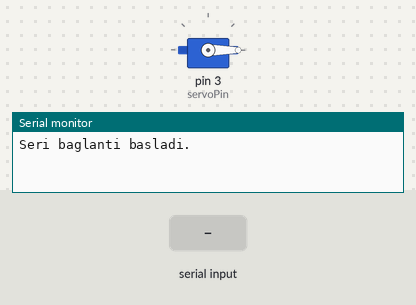
A sketch run on a simulated Arduino Uno, built with avr-gcc and run on an emulated ATmega328P. Shown: servo, the last lines printed to the serial monitor. Inputs (shaded band) come from the test bench.

Above: at 1.2 s.
1.3 s: "90,45\n" received over Serial
At 2.0 s:
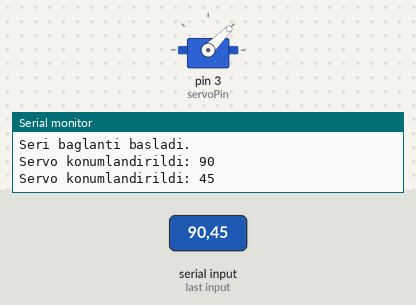
3.8 s: "30,150\n" received over Serial
At 4.6 s:
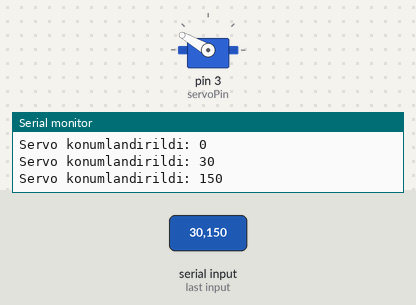
6.3 s: "200\n" received over Serial
At 7.0 s:
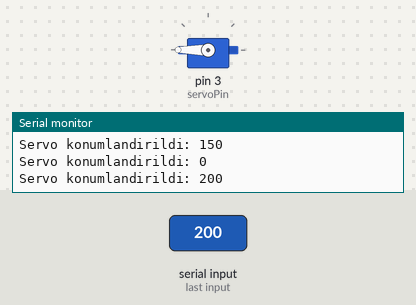
Timing chart, 0 to 9.3 s (numbered marks = the images above; inputs shaded):
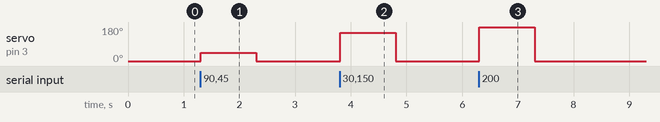

The sketch:

servo-serial-control.ino
```cpp
#include <Servo.h>

/*
 * Kablo renkleri:
 * Kırmızı = Vcc = 5v
 * Kahve = Gnd = 0v
 * Turuncu = PWM = Sinyal (servoPin)
 *
 * UYARI: Seri konsolu satır sonu yok olarak ayarlayin
 */
Servo Servo1;
const byte servoPin = 3;
byte derece;

void setup() {
  Servo1.attach(servoPin);
  Servo1.write(0);
  Serial.begin(9600);
  Serial.println("Seri baglanti basladi.");
}

void loop() {

  if (Serial.available()){
      derece = Serial.parseInt();
      Servo1.write(derece);
      Serial.println("Servo konumlandirildi: " + String(derece));
  }
}
```

Measured:
- after the input at 1.3 s, servo on pin 3 (servoPin): 0° → 45° at once, → 0° 1.0 s later
- after the input at 3.8 s, servo on pin 3 (servoPin): 0° → 150° at once, → 0° 1.0 s later
- after the input at 6.3 s, servo on pin 3 (servoPin): 0° → 180° at once, → 0° 1.0 s later
